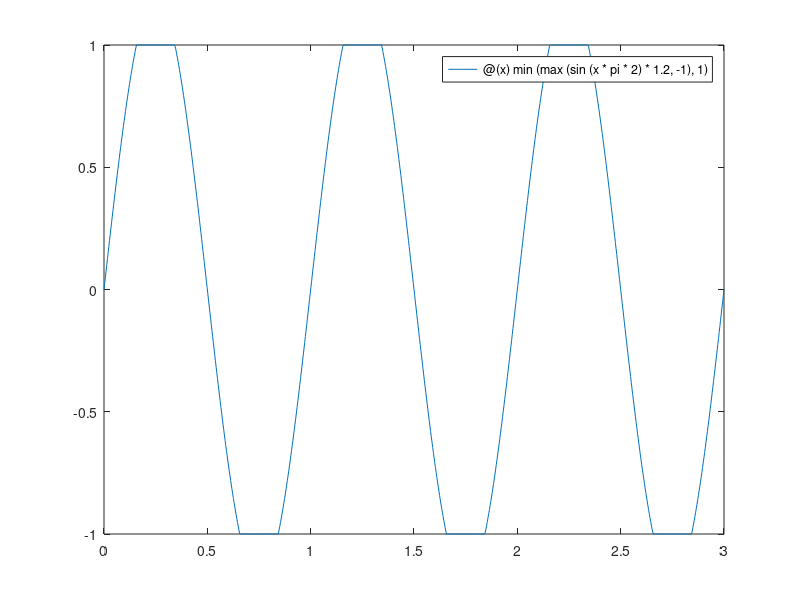

MATLAB code for this plot: (Note: this script raises an error after producing the figure.)
fplot(@(x) min(max(sin(x*pi*2) * 1.2, -1), 1), [0, 3]);
format_waveform_plot();
set(gca(), 'ylim', [-1.2 1.2]);
set(gca(), 'ytick', []);
set(gca(), 'ylabel', '');

